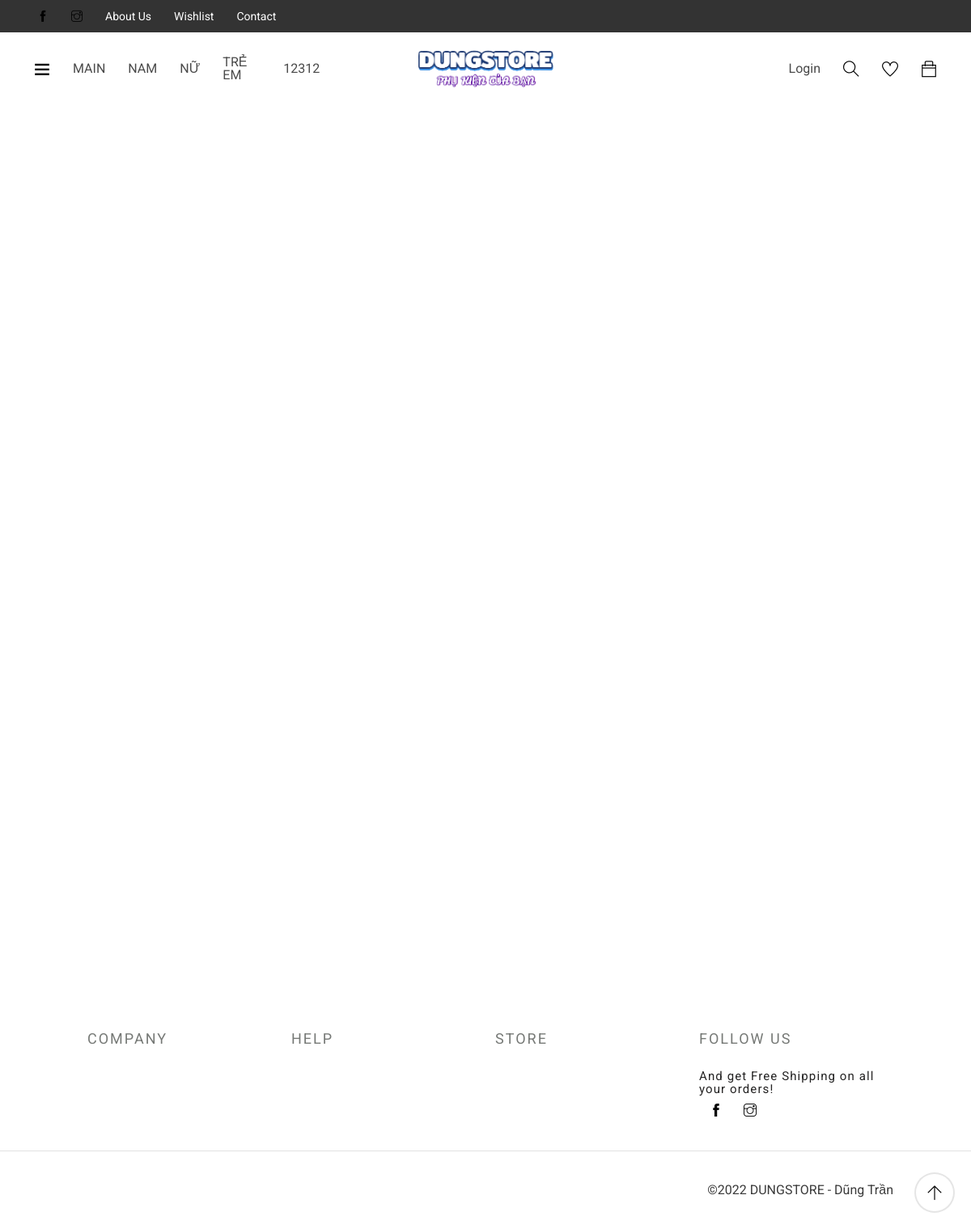
The page /product.php on the database its author committed.
### tables this page shows
CREATE TABLE `tbl_cartegory` (
  `cartegory_id` int(11) NOT NULL,
  `cartegory_name` varchar(255) NOT NULL
);

### product.php (the view, shortened to what this page needs)
<?php
    include "admin\class\order.php";
?>
<!DOCTYPE html>
<html lang="en">
<head>
    <link rel="stylesheet" href="./assets/css/owl.carousel.min.css">
    <link rel="stylesheet" href="./assets/css/owl.theme.default.min.css">
    <link rel="stylesheet" href="./assets/css/style.css">
    <link rel="stylesheet" href="https://cdnjs.cloudflare.com/ajax/libs/normalize/8.0.1/normalize.min.css">
    <link rel="stylesheet" href="./assets/css/base.css">
    <link rel="stylesheet" href="./assets/css/grid.css">
    <link rel="stylesheet" href="./assets/css/style.css">
    <link rel="stylesheet" href="./assets/css/responsive.css">
    <link rel="stylesheet" href="./assets/font/themify-icons/themify-icons.css">
</head>
<body>
    <div class="app">
        <div class="header">
            <div class="header__contact hide-on-mobile-tablet">
                <ul class="header__contact-list">
                    <li class="header__conatct-item">
                        <a href="https://www.facebook.com/nhocs.tran.1" class="header__contact-item-link">
                            <i class="header__contact-icon ti-facebook"></i>
                        </a>
                    </li>
                    <li class="header__conatct-item">
                        <a href="https://www.instagram.com/q.dung308/" class="header__contact-item-link">
                            <i class="header__contact-icon ti-instagram"></i>
                        </a>
                    </li>
                    <li class="header__conatct-item">
                        <a href="" class="header__contact-item-link">
                            About Us
                        </a>
                    </li>
                    <li class="header__conatct-item">
                        <a href="" class="header__contact-item-link">
                            Wishlist
                        </a>
                    </li>
                    <li class="header__conatct-item">
                        <a href="" class="header__contact-item-link">
                            Contact
                        </a>
                    </li>
                </ul>
            </div>
            <div id="header__navbar-scroll" class="header__navbar hide-on-mobile-tablet">
                <div class="header__navbar-left">
                    <ul class="header__navbar-list">
                        <li class="header__navbar-item">
                            <label for="header__menu-input" class="header__navbar-item-link">
                                <i class="header__navbar-icon ti-menu"></i>
                            </label>
                        </li>
                        <li  onmouseover="mouseOverMain()" onmouseout="mouseOutMain()" class="header__navbar-item">
                            <a href="index.php" class="header__navbar-item-link header__navbar-item-link-underline">
                                MAIN
                            </a>
                        </li>
                        <?php
                            $sql = "SELECT * FROM tbl_cartegory";
                            $resultC = $conn->query($sql);
                            while($row = mysqli_fetch_assoc($resultC)){
                            echo'
                        <li  onmouseover="mouseOverMain()" onmouseout="mouseOutMain()" class="header__navbar-item">
                            <a href="" class="header__navbar-item-link header__navbar-item-link-underline">
                                '.$row['cartegory_name'].'</a>
                        </li>
                        ';}?>
                    </ul>
                </div>
                <div class="header__navbar-center">
                     <img src="/assets/img/DUNGSTORE-removebg-preview.png" class="header__navbar-brand-logo" alt="">
                </div>
                <div class="header__navbar-right">
                    <ul class="header__navbar-list">
                            <?php
                                if(isset($_SESSION['username'])&& !empty( $_SESSION['username'])){
                                    echo '<li class="header__navbar-item"><a href="" class="header__navbar-item-link header__navbar-item-link-underline">Chào! '.$_SESSION['username'].'</a></li>';
                                    echo '<li class="header__navbar-item"><a href="index.php?thoat=0" class="header__navbar-item-link header__navbar-item-link-underline">Thoát</a></li>';
                                }else{
                            ?>
                        <li class="header__navbar-item">
                            <a href="login.php" class="header__navbar-item-link header__navbar-item-link-underline">
                                Login
                            </a>
                        </li>
                            <?php } ?>
                        <li class="header__navbar-item">
                            <label for="header__menu-search" href="#" class="header__navbar-item-link">
                                <i class="header__navbar-icon ti-search"></i>
                            </label>
                        </li>
                        <li class="header__navbar-item">
                            <a href="" class="header__navbar-item-link">
                                <i class="header__navbar-icon ti-heart"></i>
                            </a>
                        </li>
                        <li class="header__navbar-item">
                            <a href="cart.php">
                                <i class="header__navbar-icon ti-bag"></i>
                            </a>
                        </li>
                    </ul>
                </div>
            </div>
                </div>
            </div>
        <section class="product">
        </section>
        <div class="footer">
            <div class="footer__info">
                <div class="grid wide">
                    <div class="row">
                        <div class="col l-3 m-6 c-5 c-o-1">
                            <h6 class="footer__info-title">COMPANY</h6>
                        </div>
                        <div class="col l-3 m-6 c-5">
                            <h6 class="footer__info-title">HELP</h6>
                        </div>
                        <div class="col l-3 m-6 c-5 c-o-1">
                            <h6 class="footer__info-title">STORE</h6>
                        </div>
                        <div class="col l-3 m-6 c-5">
                            <h6 class="footer__info-title">FOLLOW US</h6>
                            <p href="" class="footer__info--list-item-link">
                                And get Free Shipping on all your orders!
                            </p>
                            <ul class="footer__info--list-icon">
                                <li class="footer__info--list-icon-item">
                                    <a href="https://www.facebook.com/nhocs.tran.1" class="footer__info-link-icon">
                                        <i class="footer__info-icon ti-facebook"></i>
                                    </a>
                                </li>
                                <li class="footer__info--list-icon-item">
                                    <a href="https://www.instagram.com/q.dung308/" class="footer__info-link-icon">
                                        <i class="footer__info-icon ti-instagram"></i>
                                    </a>
                                </li>
                            </ul>
                        </div>
                    </div>
                </div>
            </div>
            <div class="footer__policy">
                <div class="grid wide">
                    <div class="row footer__policy-content">
                            <div class="footer__policy-right">
                                <p class="footer__policy-right-copyright">
                                    ©2022 DUNGSTORE - Dũng Trần
                                </p>
                            </div>
                        </div>
                    </div>
                </div>
            </div>
        <div id="backtop">
            <i class="backtop__icon ti-arrow-up"></i>
        </div>
</body>
</html>

### assets/css/style.css (style rules this page uses)
.app { overflow: hidden; -webkit-tap-highlight-color: transparent; }
.header { width: 100%; height: 100%; }
.header__contact { display: flex; justify-content: space-between; height: 40px; background-color: #333; padding: 0 32px; position: absolute; top: 0; left: 0; right: 0; z-index: 2; }
.header__contact-list { display: flex; list-style: none; padding: 0; align-items: center; }
.header__conatct-item { padding: 0 14px; position: relative; }
.header__contact-item-link { text-decoration: none; font-size: 1.4rem; color: var(--white-color); display: flex; }
.header__contact-icon { font-size: 1.4rem; }
.header__navbar { position: fixed; z-index: 1; top: 40px; right: 0; left: 0; height: 90px; padding: 0 28px; display: flex; justify-content: space-between; align-items: center; background-color: rgba(255, 255, 255, 0); transform: translateY(0%); transition: background-color ease 0.3s, transform linear 0.1s; }
.header__navbar-left, .header__navbar-center, .header__navbar-right { flex: 1; }
.header__navbar-center { display: flex; justify-content: center; }
.header__navbar-right { display: flex; justify-content: flex-end; }
.header__navbar-list { padding: 0; display: flex; list-style: none; }
.header__navbar-item { display: flex; align-items: center; margin: 0 14px; position: relative; }
.header__navbar-item::after { content: ""; display: block; position: absolute; z-index: 2; top: 20px; right: 0; width: 100%; height: 35px; }
.header__navbar-item-link { cursor: pointer; font-size: 1.6rem; text-decoration: none; color: #4a4a4a; }
.header__navbar-icon { font-size: 2rem; }
.header__navbar-brand-logo { max-height: 50px; }
.header__navbar-item-link-underline::after { background: none repeat scroll 0 0 transparent; bottom: -4px; content: ""; display: block; height: 2px; left: 50%; position: absolute; background: #000; transition: width 0.3s ease 0s, left 0.3s ease 0s; width: 0; }
.footer__info { padding: 30px 0; border-bottom: 1px solid rgb(226, 226, 226) ; }
.footer__info-title { font-size: 1.8rem; font-weight: 400; color: var(--text-color); letter-spacing: 2px; margin: 30px 0; }
.footer__info--list-item-link { text-decoration: none; font-size: 1.5rem; font-weight: 400; color: #242323; letter-spacing: 1.1px; position: relative; }
.footer__info--list-icon { display: flex; list-style: none; justify-content: flex-start; padding: 10px 0; }
.footer__info--list-icon-item { margin: 0 5px; }
.footer__info-link-icon { padding: 0 8px; text-decoration: none; }
.footer__info-icon { font-size: 1.6rem; color: #000; }
.footer__info--list-item-link::after { background: none repeat scroll 0 0 transparent; bottom: -10px; content: ""; display: block; height: 2px; left: 0%; position: absolute; background: #555; transition: width 0.3s ease 0s, left 0.3s ease 0s; width: 0; }
.footer__policy-content { display: flex; justify-content: space-between; padding: 40px 0; }
.footer__policy-right-copyright { font-size: 1.6rem; color: rgb(59, 59, 59); margin: 0; }
#backtop { position: fixed; z-index: 1; width: 50px; height: 50px; background-color: rgba(255,255,255,.2); border: 2px solid rgba(0, 0, 0, 0.1); border-radius: 50%; bottom: 20px; right: 20px; display: flex; justify-content: center; align-items: center; cursor: pointer; -webkit-tap-highlight-color: transparent; }
.backtop__icon { font-size: 2rem; }
* { margin: 0; padding: 0; box-sizing: border-box; color: #000; outline: none; }
a { text-decoration: none; }
ul { list-style: none; }
.product { padding: 200px 0; }
body { background-image: url('/SHOP/PICTURE AND ICON/hinh-anh-background-bong-da-3d_045001876.jpg'); background-size: cover; background-position-y: -250px; font-size: 14px; }

### assets/css/base.css (style rules this page uses)
:root { --white-color: #fff; --black-color: #000; --text-color: #767976; }
* { box-sizing: inherit; }
html { font-size: 62.5%; line-height: 1.6rem; font-family: 'Roboto', sans-serif; box-sizing: border-box; }

### rows shown on the page
tbl_cartegory: cartegory_name "NAM"
tbl_cartegory: cartegory_name "NỮ"
tbl_cartegory: cartegory_name "TRẺ EM"
tbl_cartegory: cartegory_name "12312"
